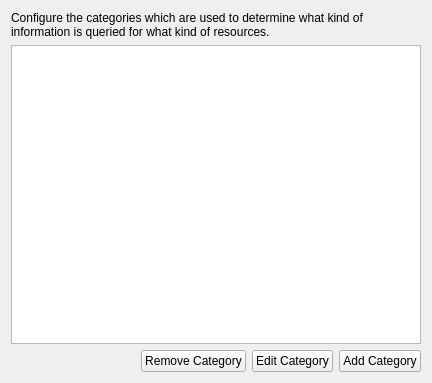
<?xml version="1.0" encoding="UTF-8"?>
<ui version="4.0">
 <class>CategoriesWidget</class>
 <widget class="QWidget" name="CategoriesWidget">
  <property name="geometry">
   <rect>
    <x>0</x>
    <y>0</y>
    <width>432</width>
    <height>383</height>
   </rect>
  </property>
  <property name="windowTitle">
   <string>Form</string>
  </property>
  <layout class="QVBoxLayout" name="verticalLayout">
   <item>
    <widget class="QLabel" name="label">
     <property name="text">
      <string>Configure the categories which are used to determine what kind of information is queried for what kind of resources.</string>
     </property>
     <property name="wordWrap">
      <bool>true</bool>
     </property>
    </widget>
   </item>
   <item>
    <widget class="QListView" name="m_viewCategories"/>
   </item>
   <item>
    <layout class="QHBoxLayout" name="horizontalLayout">
     <item>
      <spacer name="horizontalSpacer">
       <property name="orientation">
        <enum>Qt::Horizontal</enum>
       </property>
       <property name="sizeHint" stdset="0">
        <size>
         <width>40</width>
         <height>20</height>
        </size>
       </property>
      </spacer>
     </item>
     <item>
      <widget class="KPushButton" name="m_buttonRemoveCategory">
       <property name="text">
        <string>Remove Category</string>
       </property>
      </widget>
     </item>
     <item>
      <widget class="KPushButton" name="m_buttonEditCategory">
       <property name="text">
        <string>Edit Category</string>
       </property>
      </widget>
     </item>
     <item>
      <widget class="KPushButton" name="m_buttonAddCategory">
       <property name="text">
        <string>Add Category</string>
       </property>
      </widget>
     </item>
    </layout>
   </item>
  </layout>
 </widget>
 <customwidgets>
  <customwidget>
   <class>KPushButton</class>
   <extends>QPushButton</extends>
   <header>kpushbutton.h</header>
  </customwidget>
 </customwidgets>
 <resources/>
 <connections/>
</ui>
